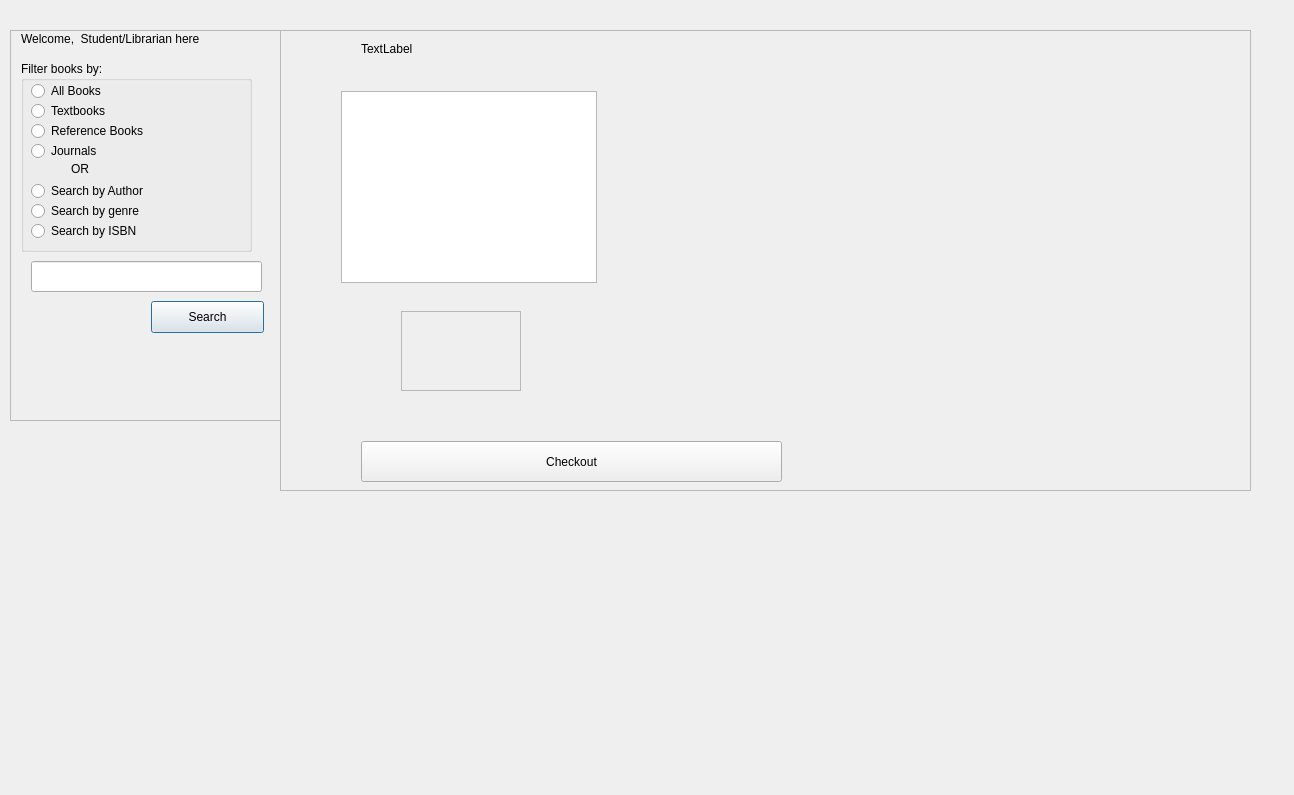
<?xml version="1.0" encoding="UTF-8"?>
<ui version="4.0">
 <class>DisplayBooks</class>
 <widget class="QDialog" name="DisplayBooks">
  <property name="geometry">
   <rect>
    <x>0</x>
    <y>0</y>
    <width>1294</width>
    <height>795</height>
   </rect>
  </property>
  <property name="windowTitle">
   <string>Dialog</string>
  </property>
  <widget class="QScrollArea" name="buttons_container">
   <property name="geometry">
    <rect>
     <x>10</x>
     <y>30</y>
     <width>271</width>
     <height>391</height>
    </rect>
   </property>
   <property name="widgetResizable">
    <bool>true</bool>
   </property>
   <widget class="QWidget" name="scrollAreaWidgetContents_2">
    <property name="geometry">
     <rect>
      <x>0</x>
      <y>0</y>
      <width>269</width>
      <height>389</height>
     </rect>
    </property>
    <widget class="QLabel" name="welcome_lbl">
     <property name="geometry">
      <rect>
       <x>10</x>
       <y>0</y>
       <width>221</width>
       <height>16</height>
      </rect>
     </property>
     <property name="text">
      <string>Welcome,  Student/Librarian here</string>
     </property>
    </widget>
    <widget class="QGroupBox" name="groupBox">
     <property name="geometry">
      <rect>
       <x>10</x>
       <y>30</y>
       <width>231</width>
       <height>191</height>
      </rect>
     </property>
     <property name="title">
      <string>Filter books by:</string>
     </property>
     <widget class="QRadioButton" name="radio_all">
      <property name="geometry">
       <rect>
        <x>10</x>
        <y>20</y>
        <width>99</width>
        <height>20</height>
       </rect>
      </property>
      <property name="text">
       <string>All Books</string>
      </property>
     </widget>
     <widget class="QRadioButton" name="radio_text">
      <property name="geometry">
       <rect>
        <x>10</x>
        <y>40</y>
        <width>99</width>
        <height>20</height>
       </rect>
      </property>
      <property name="text">
       <string>Textbooks</string>
      </property>
     </widget>
     <widget class="QRadioButton" name="radio_ref">
      <property name="geometry">
       <rect>
        <x>10</x>
        <y>60</y>
        <width>141</width>
        <height>20</height>
       </rect>
      </property>
      <property name="text">
       <string>Reference Books</string>
      </property>
     </widget>
     <widget class="QRadioButton" name="radio_journal">
      <property name="geometry">
       <rect>
        <x>10</x>
        <y>80</y>
        <width>99</width>
        <height>20</height>
       </rect>
      </property>
      <property name="text">
       <string>Journals</string>
      </property>
     </widget>
     <widget class="QRadioButton" name="radio_author">
      <property name="geometry">
       <rect>
        <x>10</x>
        <y>120</y>
        <width>161</width>
        <height>20</height>
       </rect>
      </property>
      <property name="text">
       <string>Search by Author</string>
      </property>
     </widget>
     <widget class="QRadioButton" name="radio_genre">
      <property name="geometry">
       <rect>
        <x>10</x>
        <y>140</y>
        <width>161</width>
        <height>20</height>
       </rect>
      </property>
      <property name="text">
       <string>Search by genre</string>
      </property>
     </widget>
     <widget class="QRadioButton" name="radio_ISBN">
      <property name="geometry">
       <rect>
        <x>10</x>
        <y>160</y>
        <width>161</width>
        <height>20</height>
       </rect>
      </property>
      <property name="text">
       <string>Search by ISBN</string>
      </property>
     </widget>
     <widget class="QLabel" name="label">
      <property name="geometry">
       <rect>
        <x>50</x>
        <y>100</y>
        <width>60</width>
        <height>16</height>
       </rect>
      </property>
      <property name="text">
       <string>OR</string>
      </property>
     </widget>
    </widget>
    <widget class="QLineEdit" name="search_text">
     <property name="geometry">
      <rect>
       <x>20</x>
       <y>230</y>
       <width>231</width>
       <height>31</height>
      </rect>
     </property>
    </widget>
    <widget class="QPushButton" name="search_btn">
     <property name="geometry">
      <rect>
       <x>140</x>
       <y>270</y>
       <width>113</width>
       <height>32</height>
      </rect>
     </property>
     <property name="text">
      <string>Search</string>
     </property>
    </widget>
    <widget class="QLabel" name="search_result_lbl">
     <property name="geometry">
      <rect>
       <x>10</x>
       <y>290</y>
       <width>231</width>
       <height>51</height>
      </rect>
     </property>
     <property name="text">
      <string/>
     </property>
    </widget>
   </widget>
  </widget>
  <widget class="QScrollArea" name="rSide1">
   <property name="geometry">
    <rect>
     <x>280</x>
     <y>30</y>
     <width>971</width>
     <height>461</height>
    </rect>
   </property>
   <property name="widgetResizable">
    <bool>true</bool>
   </property>
   <widget class="QWidget" name="scrollAreaWidgetContents_3">
    <property name="geometry">
     <rect>
      <x>0</x>
      <y>0</y>
      <width>969</width>
      <height>459</height>
     </rect>
    </property>
    <widget class="QTableView" name="booksDataSet">
     <property name="geometry">
      <rect>
       <x>60</x>
       <y>60</y>
       <width>256</width>
       <height>192</height>
      </rect>
     </property>
    </widget>
    <widget class="QLabel" name="desc">
     <property name="geometry">
      <rect>
       <x>420</x>
       <y>230</y>
       <width>261</width>
       <height>101</height>
      </rect>
     </property>
     <property name="text">
      <string/>
     </property>
    </widget>
    <widget class="QLabel" name="imgLbl">
     <property name="geometry">
      <rect>
       <x>790</x>
       <y>130</y>
       <width>161</width>
       <height>141</height>
      </rect>
     </property>
     <property name="text">
      <string/>
     </property>
    </widget>
    <widget class="QLabel" name="titleLbl">
     <property name="geometry">
      <rect>
       <x>80</x>
       <y>10</y>
       <width>171</width>
       <height>16</height>
      </rect>
     </property>
     <property name="text">
      <string>TextLabel</string>
     </property>
    </widget>
    <widget class="QLabel" name="genre">
     <property name="geometry">
      <rect>
       <x>360</x>
       <y>310</y>
       <width>291</width>
       <height>31</height>
      </rect>
     </property>
     <property name="text">
      <string/>
     </property>
    </widget>
    <widget class="QScrollArea" name="scrollArea">
     <property name="geometry">
      <rect>
       <x>120</x>
       <y>280</y>
       <width>120</width>
       <height>80</height>
      </rect>
     </property>
     <property name="widgetResizable">
      <bool>true</bool>
     </property>
     <widget class="QWidget" name="scrollAreaWidgetContents">
      <property name="geometry">
       <rect>
        <x>0</x>
        <y>0</y>
        <width>118</width>
        <height>78</height>
       </rect>
      </property>
     </widget>
    </widget>
    <widget class="QPushButton" name="checkout">
     <property name="geometry">
      <rect>
       <x>80</x>
       <y>410</y>
       <width>421</width>
       <height>41</height>
      </rect>
     </property>
     <property name="text">
      <string>Checkout</string>
     </property>
    </widget>
   </widget>
  </widget>
 </widget>
 <resources/>
 <connections/>
</ui>
